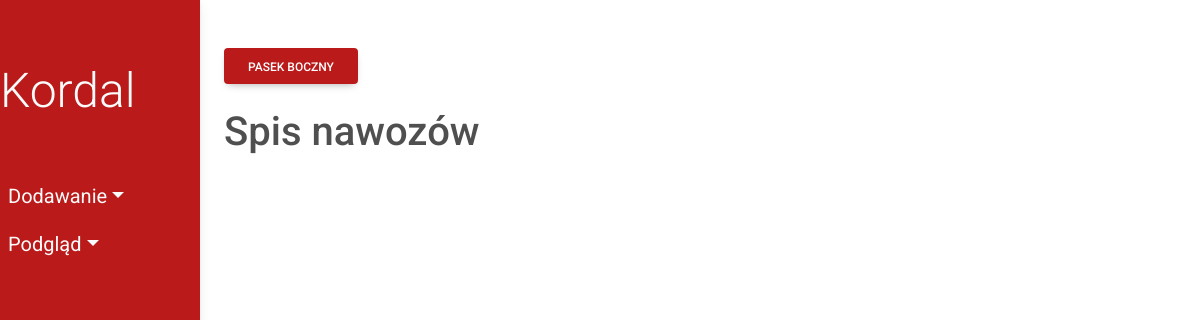
Page /fertilizers/ on the earlier database version.
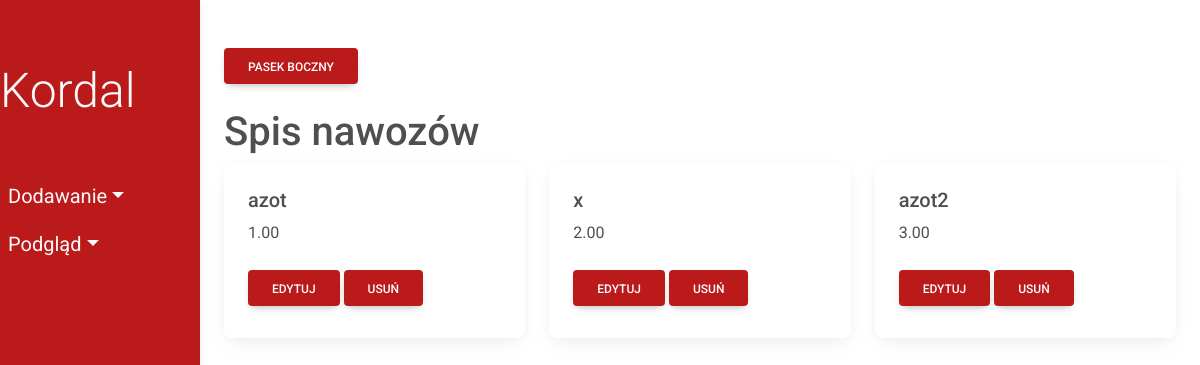
Same page on the later database version.
### fields/models.py (models this page shows, shortened)
class Fertilizer(models.Model):
    fertilizer_name = models.CharField(max_length=50)
    price = models.DecimalField(max_digits=10, decimal_places=2)
    class Meta:
        db_table = 'Fertilizer'

### fields/views.py (the view)
# urls.py: path('fertilizers/', views.show_fertilizers, name='show-fertilizers'),
def show_fertilizers(request):
    fertilizers = Fertilizer.objects.all()
    return render(request, 'fields/fertilizer.html', {'fertilizers': fertilizers})

### fields/templates/fields/fertilizer.html
{% extends 'fields/index.html' %}
      {% block content %}
      <h1>Spis nawozów</h1>
      <div class="row">
        {% for fertilizer in fertilizers %}
        <div class="col-sm-4">
          <div class="card">
            <div class="card-body">
              <h5 class="card-title">{{ fertilizer.fertilizer_name}}</h5>
              <p class="card-text">{{ fertilizer.price}}</p>
              <a href="update/{{fertilizer.id}}" class="btn my-2 menu-btn">Edytuj</a>
              <a href="delete/{{fertilizer.id}}" class="btn my-2 menu-btn">Usuń</a>
            </div>
          </div>
        </div>
        {% endfor %}
      </div>
    {% endblock %}

### fields/templates/fields/index.html (shortened to what this page needs)
<!DOCTYPE html>
{% load static %}
<html lang="en">
<head>
    <link
    href="https://cdnjs.cloudflare.com/ajax/libs/font-awesome/6.0.0/css/all.min.css"
    rel="stylesheet"
    />
    <link
    href="https://cdnjs.cloudflare.com/ajax/libs/mdb-ui-kit/6.0.1/mdb.min.css"
    rel="stylesheet"
    />
    <link rel="stylesheet" type="text/css" href=" {% static 'css/style.css' %} ">
</head>
<body>
    <nav class="navbar navbar-expand d-flex flex-column align-items-start active-nav" id="sidebar">
      <a href="{% url 'index' %}" class="navbar-brand text-light mt-5">
        <div class="display-5 font-weight-bold">Kordal</div>
      </a>
      <ul class="navbar-nav d-flex flex-column mt-5 w-100">
        <li class="nav-item dropdown w-100">
          <a href="#" class="nav-link dropdown-toggle text-light  pl-4" id="navbarDropdown" role="button" data-bs-toggle="dropdown" aria-expanded="false">Dodawanie</a>
        </li>
        <li class="nav-item dropdown w-100">
          <a href="#" class="nav-link dropdown-toggle text-light  pl-4" id="navbarDropdown" role="button" data-bs-toggle="dropdown" aria-expanded="false">Podgląd</a>
        </li>
      </ul>
    </nav>
    <section class="p-4 my-container active-cont">
      <button class="btn my-4 menu-btn"> Pasek boczny </button>
      {% block content %}{% endblock %}
    </section>
</body>
</html>

### fields/static/css/style.css (style rules this page uses)
* { margin: 0; padding: 0; box-sizing: border-box; }
:root { --nav-bg: #bb1a1a; --dropdown-bg: #cc2b2b }
body { min-height: 100vh; background-color: #fff; }
.navbar { position: fixed; width: 200px; height: 100vh; margin-left: -300px; transition: 0.5s; background-color: var(--nav-bg); }
.nav-link { font-size: 1.25em; }
.my-container { transition: 0.4s; }
.menu-btn { background-color: var(--nav-bg); color:#fff }
.active-cont { margin-left:200px; }
.active-nav { margin-left: 0; }

Differences in the rows shown:
added Fertilizer: fertilizer_name "azot", price "1.00"
added Fertilizer: fertilizer_name "x", price "2.00"
added Fertilizer: fertilizer_name "azot2", price "3.00"
